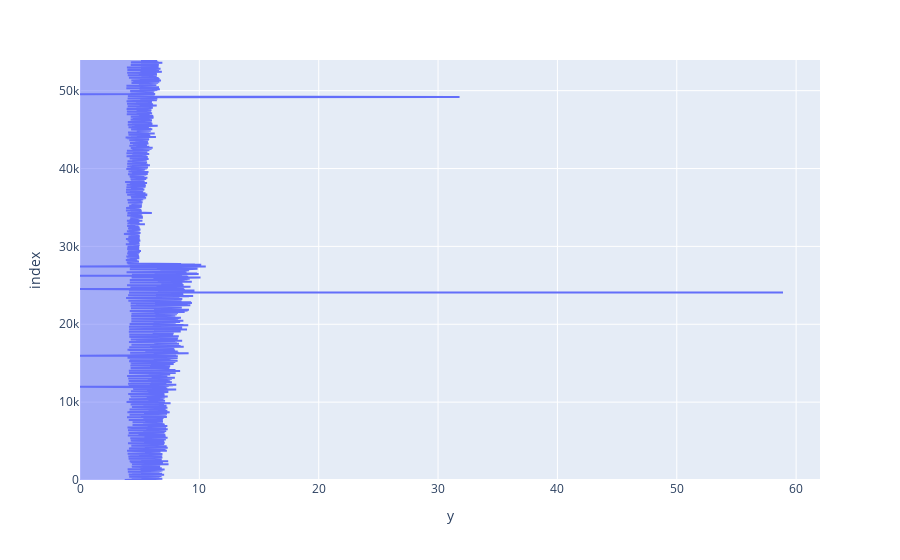

Source (notebook cell):
### Code cell
fig_2=px.area(df,x='y')
fig_2.show()

### Figure 1 — Plotly figure (JSON) as saved in the notebook; plotly's stock layout.template omitted (floating-point values rounded to 4 significant figures; data arrays with more than 128 entries replaced by an {"elided": "..."} marker saying what was removed)
{"data": [{"fillpattern": {"shape": ""}, "hovertemplate": "y=%{x}<br>index=%{y}<extra></extra>", "legendgroup": "", "line": {"color": "#636efa"}, "marker": {"symbol": "circle"}, "mode": "lines", "name": "", "orientation": "h", "showlegend": false, "stackgroup": "1", "type": "scatter", "x": {"elided": "53940 float values"}, "xaxis": "x", "y": {"elided": "53940 int values"}, "yaxis": "y"}], "layout": {"legend": {"tracegroupgap": 0}, "margin": {"t": 60}, "xaxis": {"anchor": "y", "domain": [0, 1], "title": {"text": "y"}}, "yaxis": {"anchor": "x", "domain": [0, 1], "title": {"text": "index"}}}}
